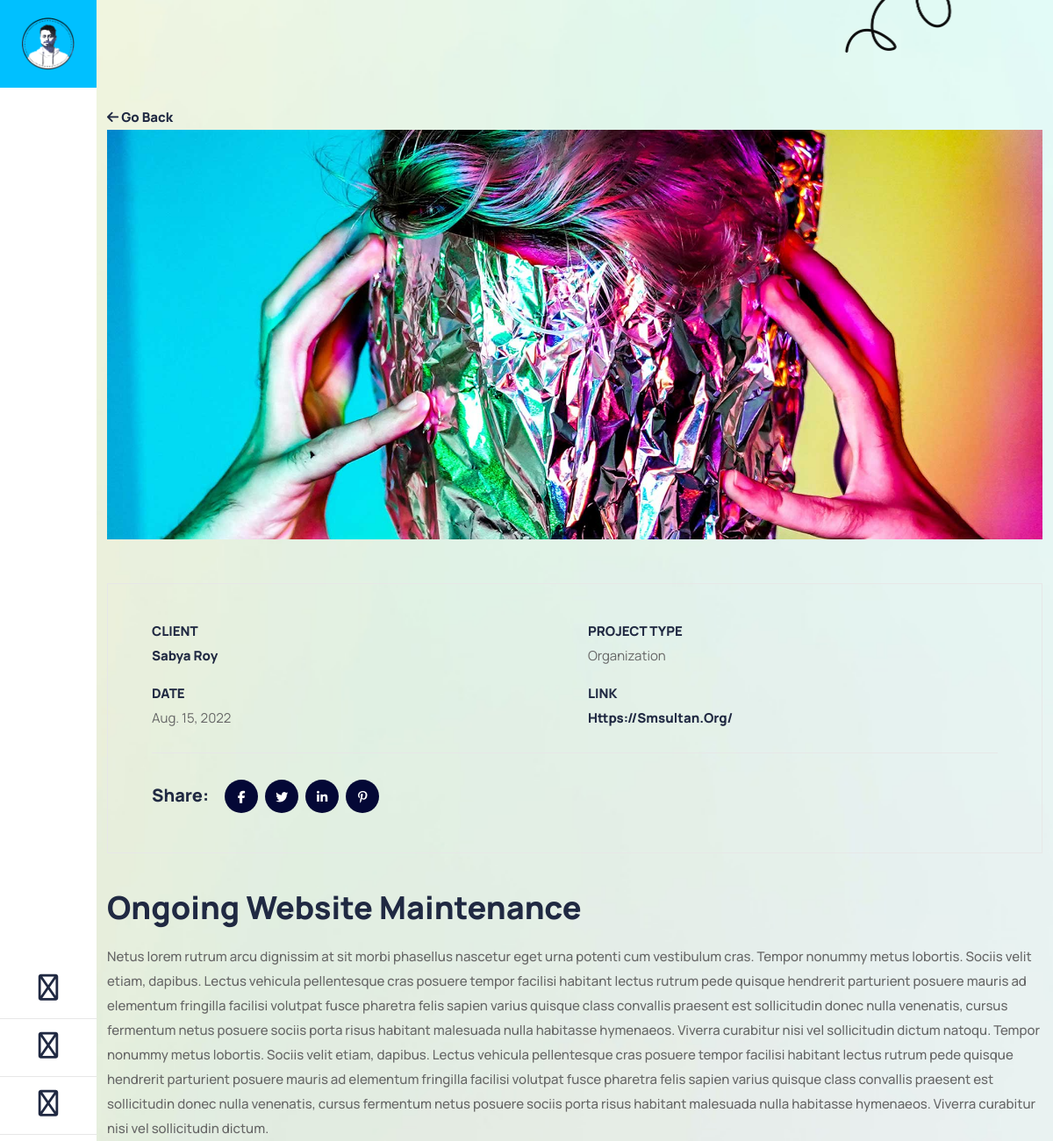
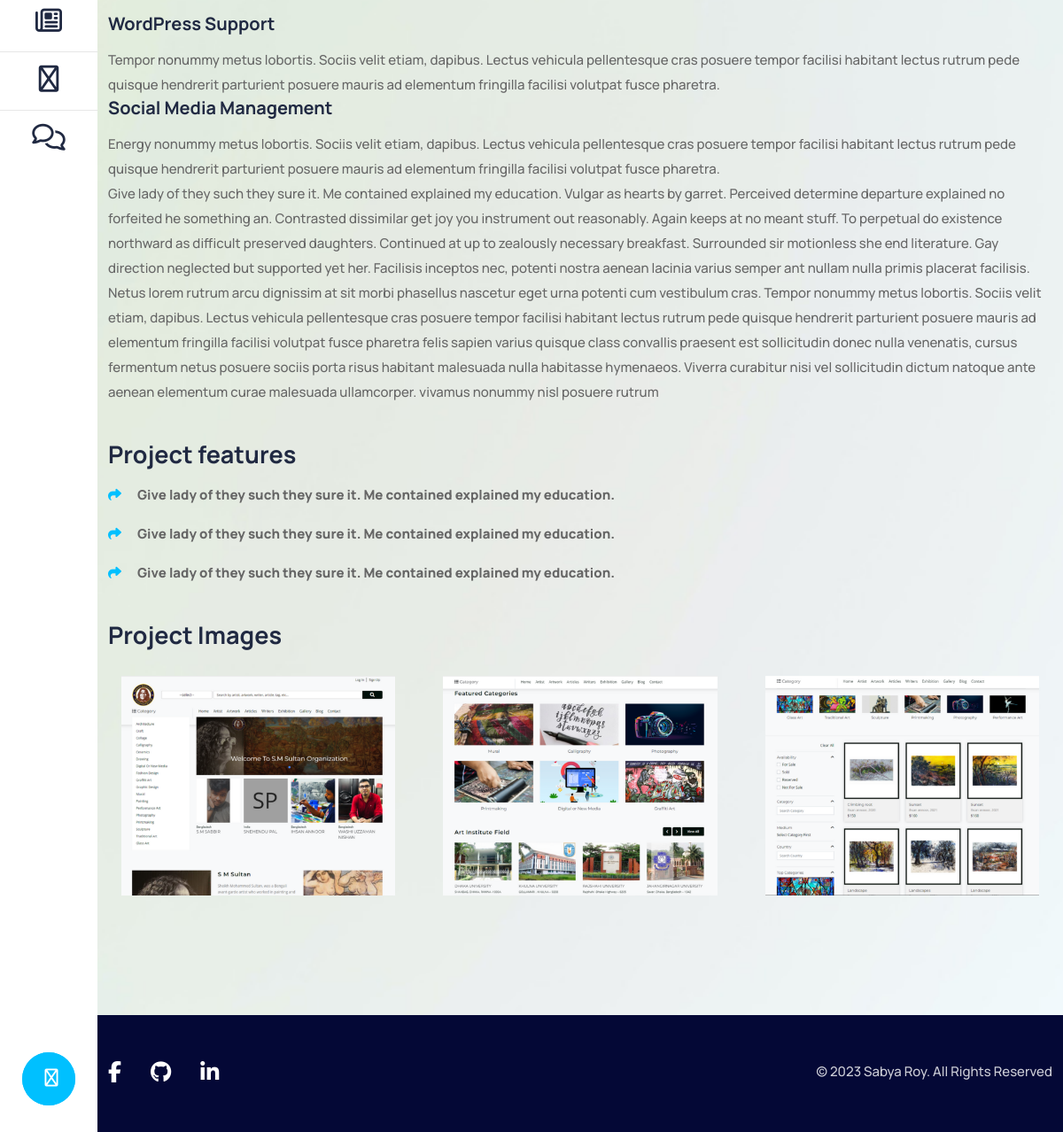
/portfolio/sm-sultan-org, run on the app's committed database (2 pictures, top to bottom).
### app/models.py (models this page shows, shortened)
class Project(models.Model):
    title = models.CharField(max_length=255)
    slug = models.SlugField(max_length=255, unique=True)
    category = models.ForeignKey(Category, on_delete=models.CASCADE)
    link = models.CharField(max_length=255, null=True, blank=True)
    type = models.ForeignKey(Type, on_delete=models.CASCADE)
    image = models.ImageField(upload_to='project/', help_text="Image size must be 768*576 px")
    cover = models.ImageField(upload_to='project/', help_text="Image size must be 1900*835 px")
    client = models.ForeignKey(Client, on_delete=models.Case)
    date = models.DateField()
    details = RichTextField()
    language = models.ManyToManyField(Language)

class Client(models.Model):
    name = models.CharField(max_length=255)
    phone = models.CharField(max_length=15)
    email = models.CharField(max_length=255, unique=True)
    address = models.CharField(max_length=255)
    company = models.CharField(max_length=150, null=True, blank=True)
    position = models.CharField(max_length=255)
    image = models.ImageField(upload_to='client/')
    details = RichTextField(null=True, blank=True)

class Type(models.Model):
    title = models.CharField(max_length=255)

class Project_Feature(models.Model):
    project = models.ForeignKey(Project, on_delete=models.CASCADE)
    feature = models.CharField(max_length=255)

class Project_image(models.Model):
    project = models.ForeignKey(Project, on_delete=models.CASCADE)
    title = models.CharField(max_length=255, null=True, blank=True)
    image = models.ImageField(upload_to='project/', null=True, blank=True)

### app/views/portfolio.py (the view)
# urls.py: path('portfolio/<str:slug>', portfolio.show, name="portfolio.show"),
def show(request, slug):
    project = Project.objects.get(slug = slug)
    context = {
        'project': project
    }
    return render(request, 'portfolio/show.html', context)

### app/templates/portfolio/show.html (shortened to what this page needs)
{% extends 'base.html' %}
{% load static %}
{% block content %}
<div id="portfolio" class="portfolio-style-six-area default-padding">
    <div class="shape-animated-right">
        <img src="{% static 'assets/img/shape/1.webp' %}" alt="Shape">
    </div>
    <div class="container">
        <a href="{% url 'portfolio' %}"><i class="fas fa-arrow-left"></i> Go Back</a>
        <div class="project-details-items">
            <div class="project-thumb">
                <img src="{{ HTTP_HOST }}/media/{{ project.cover }}" alt="Thumb">
            </div>
            <div class="top-info">
                <div class="row">
                    <div class="col-xl-12 left-info">
                        <div class="project-info mt-md-50 mt-xs-40 mb-40">
                            <div class="content">
                                <ul class="project-basic-info">
                                    <li>
                                        Client <span> <a href="#">{{ project.client.name }}</a></span>
                                    </li>
                                    <li>
                                        Project Type <span>{{ project.type.title }}</span>
                                    </li>
                                    <li>
                                        Date <span>{{ project.date }}</span>
                                    </li>
                                    <li>
                                        Link <span>
                                            <a href="{{ project.link }}" target="_blank">
                                                {{ project.link }}</a>
                                            </span>
                                    </li>
                                </ul>
                                <ul class="social">
                                    <li>
                                        <h4>Share:</h4>
                                    </li>
                                    <li>
                                        <a href="#"><i class="fab fa-facebook-f"></i></a>
                                    </li>
                                    <li>
                                        <a href="#"><i class="fab fa-twitter"></i></a>
                                    </li>
                                    <li>
                                        <a href="#"><i class="fab fa-linkedin-in"></i></a>
                                    </li>
                                    <li>
                                        <a href="#"><i class="fab fa-pinterest-p"></i></a>
                                    </li>
                                </ul>
                            </div>
                        </div>
                        <div class="details">
                            {{ project.details | safe }}
                        </div>
                        <div class="feature mt-40">
                            <h3>Project features</h3>
                            <ul>
                                {% for feature in project.project_feature_set.all %}
                                <li class="mt-3"><strong><span style="color: #00c0ff; margin-right: 15px;"><i
                                                class="fas fa-share"></i></span> {{ feature.feature }}</strong></li>
                                {% endfor %}
                            </ul>
                        </div>
                        <div class="image mt-40">
                            <h3>Project Images</h3>
                            <div class="gallery-items d-flex gap-4">
                                {% for image in project.project_image_set.all %}
                                <div class="pf-item p-0 round">
                                    <div class="overlay-content">
                                        <img src="{{ HTTP_HOST }}/media/{{ image.image }}" alt="{{ image.title }}">
                                    </div>
                                </div>
                                {% endfor %}
                            </div>
                        </div>
                    </div>
                </div>
            </div>
        </div>
    </div>
</div>
{% endblock %}

### static/assets/css/validnavs.css (style rules this page uses)
body { -webkit-transition: all 0.3s ease-in-out; -moz-transition: all 0.3s ease-in-out; -o-transition: all 0.3s ease-in-out; -ms-transition: all 0.3s ease-in-out; transition: all 0.3s ease-in-out; }

### data on the page
Project: cover (picture), client.name "Sabya Roy", type "Organization", date "Aug. 15, 2022", link "Https://Smsultan.org/", details "Ongoing Website Maintenance Netus lorem rutrum arcu dignissim at sit morbi phasellus nascetur eget urna potenti cum vestibulum cras. Tempor nonummy metus lobortis. Sociis velit etiam, dapibus. Lectus vehicula pellentesque cras posuere tempor facilisi habitant lectus rutrum pede quisque hendrerit parturient posuere mauris ad elementum fringilla facilisi volutpat fusce pharetra felis sapien varius quisque class convallis praesent est sollicitudin donec nulla venenatis, cursus fermentum netus posuere sociis porta risus habitant malesuada nulla habitasse hymenaeos. Viverra curabitur nisi vel sollicitudin dictum natoqu. Tempor nonummy metus lobortis. Sociis velit etiam, dapibus. Lectus vehicula…"
Project_Feature: feature "Give lady of they such they sure it. Me contained explained my education."
Project_Feature: feature "Give lady of they such they sure it. Me contained explained my education."
Project_Feature: feature "Give lady of they such they sure it. Me contained explained my education."
Project_image: image (picture)
Project_image: image (picture)
Project_image: image (picture)
